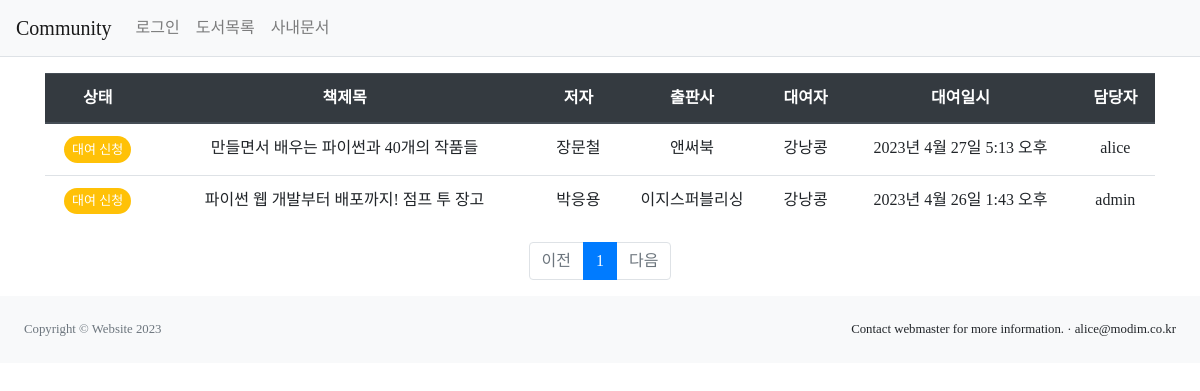
The app's page /community/?page=3, older data.
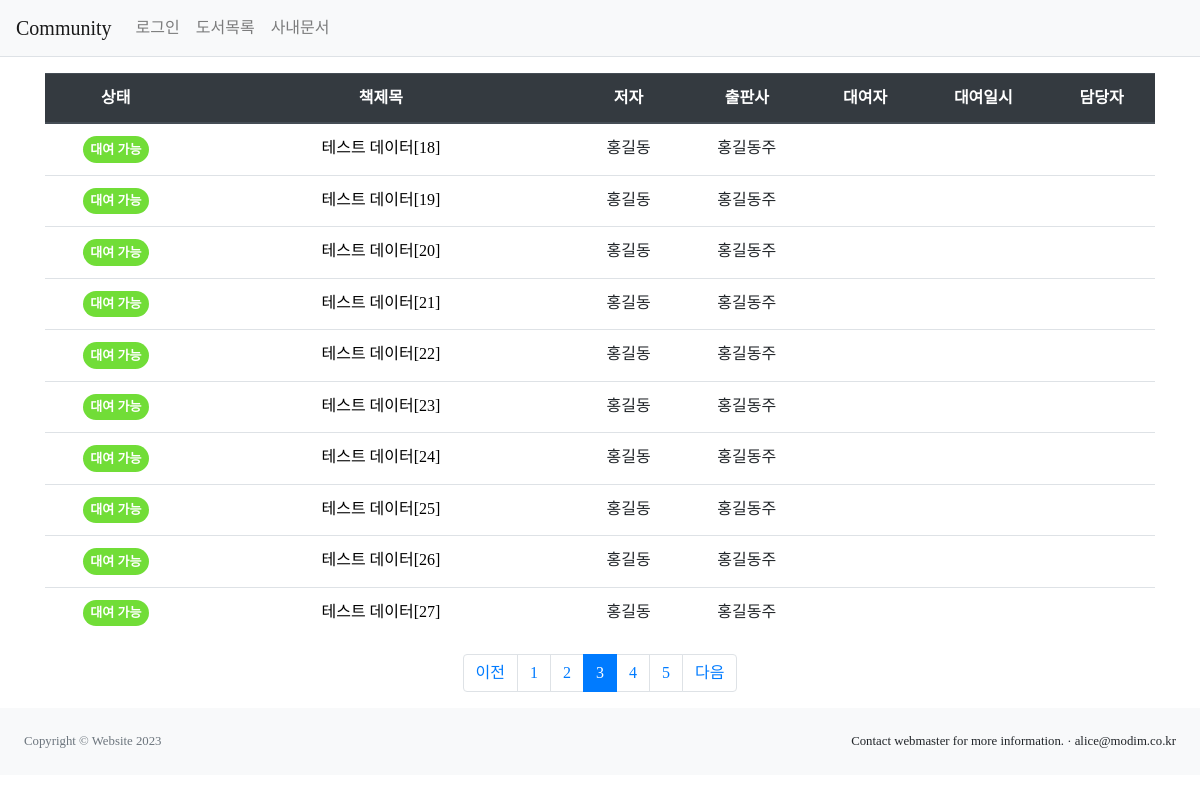
The same page, newer data.
### community/models.py (models this page shows, shortened)
class Book(models.Model):
    title = models.CharField(max_length=100)
    author = models.CharField(max_length=50)
    publisher = models.CharField(max_length=50)

class Borrow(models.Model):
    borrower = models.CharField(max_length=10)
    borrow_date = models.DateTimeField(auto_now_add=True)
    manager = models.ForeignKey(User, null=True, blank=True, on_delete=models.PROTECT, max_length=10)
    book = models.OneToOneField(Book, on_delete=models.RESTRICT)
    state = models.BooleanField(default=True)

### community/views.py (the view)
# urls.py: path('', views.index),
def index(request):
    page = request.GET.get('page', '1') # 페이지
    book_list = Book.objects.order_by('title')
    paginator = Paginator(book_list, 10)
    page_obj = paginator.get_page(page)
    context = {'book_list' : page_obj }
    return render(request, 'community/book_list.html', context)

### templates/community/book_list.html (shortened to what this page needs)
{% extends 'base.html' %}
{% block content %}
<section class="container my-3">
    <table class="table">
        <thead>
        <tr class="text-center thead-dark">
            <th>상태</th>
            <th style="width:35%">책제목</th>
            <th>저자</th>
            <th>출판사</th>
            <th>대여자</th>
            <th>대여일시</th>
            <th>담당자</th>
        </tr>
        </thead>
        <tbody>
        {% if book_list %}
        {% for book in book_list %}
        <tr class="text-center">
            <td>
                {%if book.borrow %}
                    {%if book.borrow.state %}
                        <span class="badge rounded-pill bg-danger">대여중</span>
                    {% else %}
                        <span class="badge rounded-pill bg-warning">대여 신청</span>
                    {% endif %}
                {% else %}
                    <span class="badge rounded-pill bg-success">대여 가능</span>
                {% endif%}
            </td>
            <td>
                {% if book.borrow %}
                {{ book.title }}
                {% else %}
                <a href="#" class="borrow" data-uri="{% url 'community:book_borrow' book.id%}"> {{ book.title }}</a>
                {% endif %}
            </td>
            <td>{{ book.author }}</td>
            <td>{{ book.publisher }}</td>
            <td>
                {%if book.borrow %}
                {{ book.borrow.borrower }}
                {% endif %}
            </td>
            <td>
                {%if book.borrow %}
                {{ book.borrow.borrow_date }}
                {% endif %}
            <td>
                {%if book.borrow %}
                    {{ book.borrow.manager | default_if_none:'' }}
                {% endif %}
            </td>
        </tr>
        {% endfor %}
        {% else %}
        <tr>
            <td colspan="3">도서 리스트가 없습니다.</td>
        </tr>
        {% endif %}
        </tbody>
    </table>
    <ul class="pagination justify-content-center">
        {% if book_list.has_previous %}
        <li class="page-item">
            <a class="page-link" href="?page={{ book_list.previous_page_number }}">이전</a>
        </li>
        {% else %}
        <li class="page-item disabled">
            <a class="page-link" tabindex="-1" aria-disabled="true" href="#">이전</a>
        </li>
        {% endif %}
        {% for page_number in book_list.paginator.page_range %}
        {% if page_number >= book_list.number|add:-5 and page_number <= book_list.number|add:5 %}
            {% if page_number == book_list.number %}
            <li class="page-item active" aria-current="page">
                <a class="page-link"  href="?page={{ page_number }}"> {{ page_number }}</a>
            </li>
            {% else %}
            <li class="page-item">
                <a class="page-link" href="?page={{ page_number }}">{{ page_number }}</a>
            </li>
            {% endif %}
        {% endif %}
        {% endfor %}
        {% if book_list.has_next%}
        <li class="page-item">
            <a class="page-link" href="?page={{book_list.next_page_number}}">다음</a>
        </li>
        {% else %}
        <li class="page-item disabled">
            <a class="page-link" tabindex="-1" aria-disabled="true" href="#">다음</a>
        </li>
        {% endif %}
    </ul>
</section>
{% endblock %}

Row changes from the older to the newer data that the page shows:
no longer on this page (row unchanged): Book: shows "대여 신청", title "만들면서 배우는 파이썬과 40개의 작품들", author "장문철", publisher "앤써북", borrow.borrower "강낭콩", borrow.borrow_date "2023년 4월 27일 5:13 오후", borrow.manager "alice"
no longer on this page (row unchanged): Book: shows "대여 신청", title "파이썬 웹 개발부터 배포까지! 점프 투 장고", author "박응용", publisher "이지스퍼블리싱", borrow.borrower "강낭콩", borrow.borrow_date "2023년 4월 26일 1:43 오후", borrow.manager "admin"
added Book: shows "대여 가능", title "테스트 데이터[18]", author "홍길동", publisher "홍길동주"
added Book: shows "대여 가능", title "테스트 데이터[19]", author "홍길동", publisher "홍길동주"
added Book: shows "대여 가능", title "테스트 데이터[20]", author "홍길동", publisher "홍길동주"
added Book: shows "대여 가능", title "테스트 데이터[21]", author "홍길동", publisher "홍길동주"
added Book: shows "대여 가능", title "테스트 데이터[22]", author "홍길동", publisher "홍길동주"
added Book: shows "대여 가능", title "테스트 데이터[23]", author "홍길동", publisher "홍길동주"
added Book: shows "대여 가능", title "테스트 데이터[24]", author "홍길동", publisher "홍길동주"
added Book: shows "대여 가능", title "테스트 데이터[25]", author "홍길동", publisher "홍길동주"
added Book: shows "대여 가능", title "테스트 데이터[26]", author "홍길동", publisher "홍길동주"
added Book: shows "대여 가능", title "테스트 데이터[27]", author "홍길동", publisher "홍길동주"
Text that changed along with them:
list line gone: "1"
new list line: "1"
new list line: "2"
new list line: "3"
new list line: "4"
new list line: "5"
